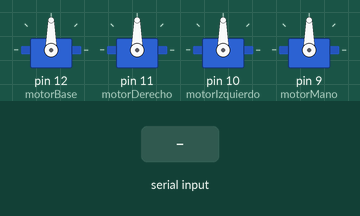
This sketch was run on a simulated Arduino Uno, built with avr-gcc and run on an emulated ATmega328P. Parts: 4 × servo. The test bench sets the inputs (shaded band).

Above: at 1.2 s.
1.3 s: "d" received over the second serial link
At 3.5 s:
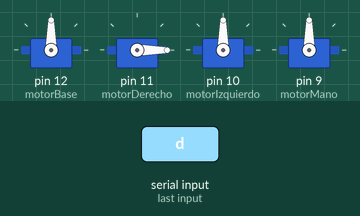
3.8 s: "i" received over the second serial link
At 5.4 s:
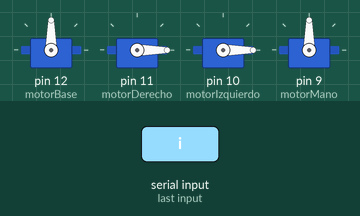
6.2 s: "p" received over the second serial link
At 8.5 s:
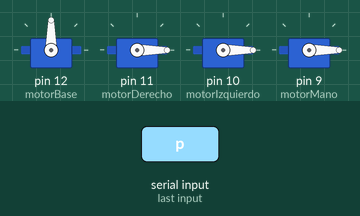
Timing chart, 0 to 27.7 s (numbered marks = the images above; inputs shaded):
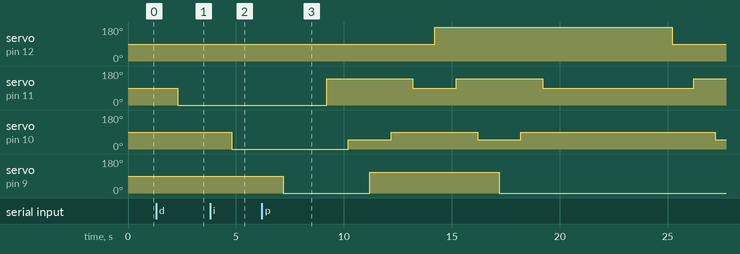

Measured:
- after the input at 1.3 s, servo on pin 11 (motorDerecho): 90° → 0° after 1.0 s
- after the input at 3.8 s, servo on pin 10 (motorIzquierdo): 90° → 0° after 1.0 s
- after the input at 6.2 s, servo on pin 12 (motorBase): 90° → 180° after 8.0 s, → 90° 11.0 s later; servo on pin 11 (motorDerecho): goes 140° 4.0 s, 90° 2.0 s, 140° 4.0 s, 90° 7.0 s, then 140°, starting after 3.0 s

The sketch:

lab33.ino
```cpp
#include <Servo.h> //Comienzo de trabajo en comandos
#include <SoftwareSerial.h>
SoftwareSerial BT (2,3);

 Servo motorBase;
 Servo motorDerecho;
 Servo motorIzquierdo;
 Servo motorMano;
 void Abrir (void);
void Agarrar (void);
void GirarCentro(void);
void Descender (void);
void Agachar (void);
void Subir (void);
void Ascender (void);
void GirarLadoIzquierdo(void);

 void setup ()
 {
  BT.begin (9600);
  /*Serial.begin (9600);*/
  motorBase.attach (12);
  motorDerecho.attach (11);
  motorIzquierdo.attach (10);
  motorMano.attach (9);
 }
 int m,j,c;
 char s[4];

void loop (){
  if (BT.available ()>0&& BT.available ()<4)
   BT.readBytes (s,4);
   {
    switch (s[0])
  {
    case'p':
    Abrir ();
    GirarCentro ();
    Descender ();
    Agachar ();
    Agarrar();
    Subir ();
    Ascender ();
    GirarLadoIzquierdo();
    Descender();
    Agachar();
    Abrir();
    Subir();
    Ascender();
    delay(4000);
    break;

    case'o':
    Abrir();
    motorBase.write(140);
    delay(1000);
    motorDerecho.write(160);
    delay(1000);
    motorIzquierdo.write(100);
    Agarrar();
    Subir();
    Ascender();
    GirarLadoIzquierdo();
    Descender();
    Agachar();
    Abrir();
    Subir();
    Ascender();
    delay(4000);
    break;

    case'u':
    Abrir();
    motorBase.write(80);
    delay(1000);
    motorDerecho.write(150);
    delay(1000);
    motorIzquierdo.write(60);
    delay(1000);
    Agarrar();
    Subir();
    Ascender();
    GirarLadoIzquierdo();
    Descender();
    Agachar();
    Abrir();
    Subir();
    Ascender();
    delay(4000);
    break;


   case 'b':
   m= ((s[1]-48)*100)+((s[2]-48)*10)+((s[3]-48));
   motorBase.write (m);
   break;

   case 'g':
   m= ((s[1]-48)*100)+((s[2]-48)*10)+((s[3]-48));
   motorMano.write (m);
   break;

   case 'd':
   m= ((s[1]-48)*100)+((s[2]-48)*10)+((s[3]-48));
   motorDerecho.write (m);
   break;

   case 'i':
   m= ((s[1]-48)*100)+((s[2]-48)*10)+((s[3]-48));
   motorIzquierdo.write (m);
   break;


  }
}
}
void Abrir (void)
{
  motorMano.write(0);
  delay(1000);
}
void Agarrar (void)
{
  motorMano.write(110);
  delay(1000);
}
void GirarCentro (void)
{
  motorBase.write(90);
  delay(1000);
}
void Descender (void)
{
  motorDerecho.write(140);
  delay(1000);
}
void Agachar (void)
{
motorIzquierdo.write(50);
delay(1000);
}
void Subir (void)
{
  motorIzquierdo.write(90);
  delay(1000);
}
void Ascender (void)
{
  motorDerecho.write(90);
  delay(1000);
}
void GirarLadoIzquierdo (void)
{
  motorBase.write(180);
  delay(1000);
}
```
